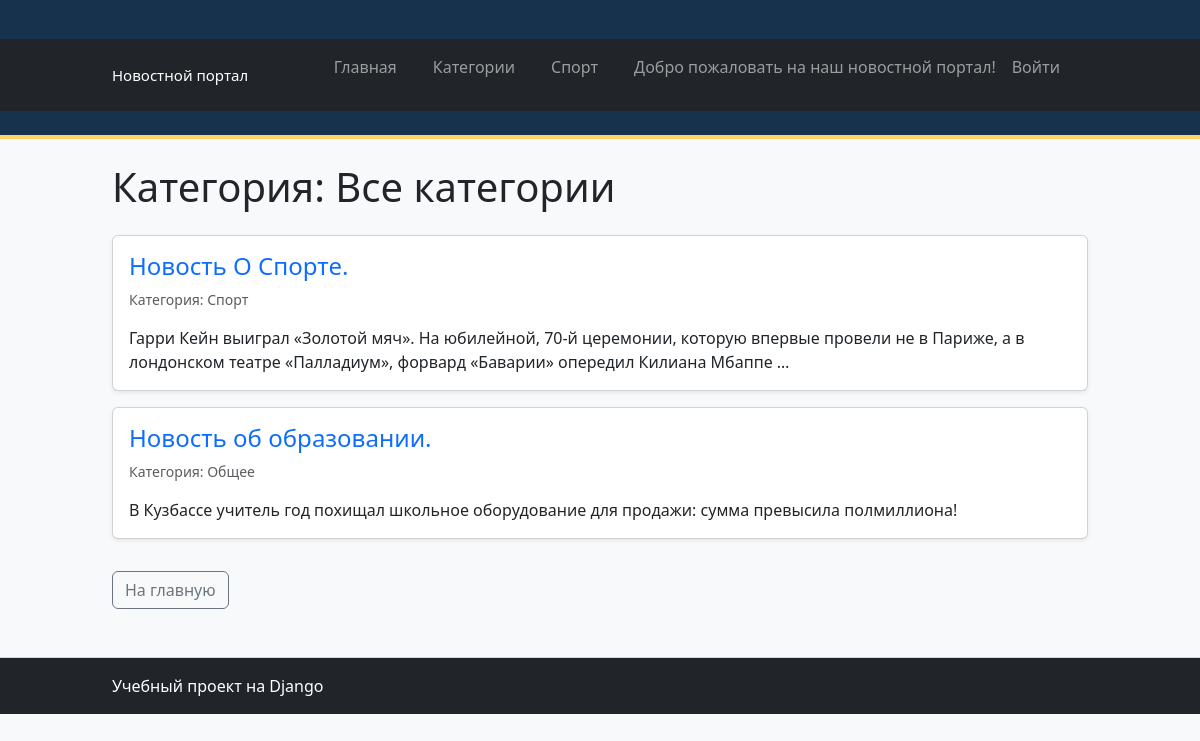
The app's page /category/, older data.
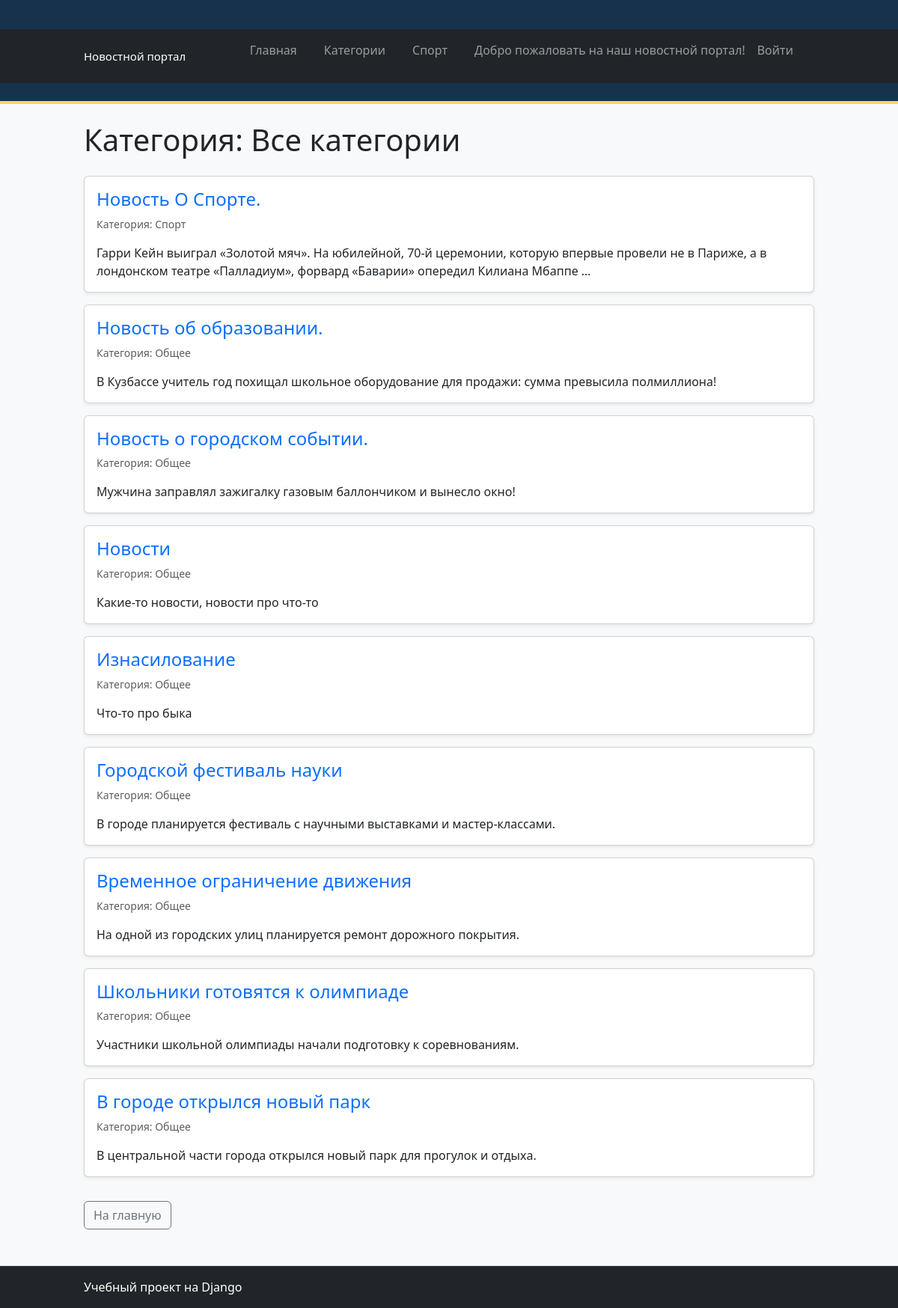
The same page, newer data.
### news/models.py (models this page shows, shortened)
class Article(models.Model):
    title = models.CharField(
        max_length=200,
        verbose_name="Заголовок",
    )
    content = models.TextField(
        verbose_name="Текст новости",
    )
    created_at = models.DateTimeField(
        auto_now_add=True,
        verbose_name="Дата создания",
    )
    is_published = models.BooleanField(
        default=False,
        verbose_name="Опубликована",
    )
    author = models.CharField(
        max_length=100,
        default="Редакция",
        verbose_name="Автор",
    )
    category = models.CharField(
        max_length=100,
        default="Общее",
        verbose_name="Категория",
    )
    image = models.ImageField(
        upload_to="articles/",
        blank=True,
        null=True,
        verbose_name="Изображение"
    )
    is_active = models.BooleanField(
        default=True,
        verbose_name="Активна"
    )

### news/views.py (the view)
# urls.py: path("category/", views.category, name="category"),
def category(request, category_name=None):
    if category_name is None:
        articles = Article.objects.filter(
            is_published=True
        ).order_by("-created_at")
        category_name = "Все категории"
    else:
        articles = Article.objects.filter(
            is_published=True,
            category__iexact=category_name,
        ).order_by("-created_at")
    context = {
        "articles": articles,
        "category_name": category_name,
    }
    return render(
        request,
        "news/category.html",
        context,
    )

### news/templates/news/category.html (shortened to what this page needs)
{% extends "news/base.html" %}
{% block content %}
<h1 class="mb-4">
    Категория: {{ category_name }}
</h1>
<div class="row">
    {% for article in articles %}
        <div class="col-12 mb-3">
            <div class="card shadow-sm">
                <div class="card-body">
                    <h2 class="h4 card-title">
                        <a
                            href="{% url 'article_detail' article_id=article.id %}"
                            class="text-decoration-none"
                        >
                            {{ article.title }}
                        </a>
                    </h2>
                    <p class="text-muted small">
                        Категория: {{ article.category }}
                    </p>
                    <p class="card-text">
                        {{ article.content|truncatewords:25 }}
                    </p>
                </div>
            </div>
        </div>
    {% empty %}
        <div class="col-12">
            <div class="alert alert-info">
                В этой категории пока нет опубликованных новостей.
            </div>
        </div>
    {% endfor %}
</div>
<a href="{% url 'home' %}" class="btn btn-outline-secondary mt-3">
    На главную
</a>
{% endblock %}

Row changes from the older to the newer data that the page shows:
now on this page (row edited): Article: title "Новость о городском событии.", category "Общее", content "Мужчина заправлял зажигалку газовым баллончиком и вынесло окно!"
now on this page (row edited): Article: title "Новости", category "Общее", content "Какие-то новости, новости про что-то"
now on this page (row edited): Article: title "Изнасилование", category "Общее", content "Что-то про быка"
now on this page (row edited): Article: title "Городской фестиваль науки", category "Общее", content "В городе планируется фестиваль с научными выставками и мастер-классами."
now on this page (row edited): Article: title "Временное ограничение движения", category "Общее", content "На одной из городских улиц планируется ремонт дорожного покрытия."
now on this page (row edited): Article: title "Школьники готовятся к олимпиаде", category "Общее", content "Участники школьной олимпиады начали подготовку к соревнованиям."
now on this page (row edited): Article: title "В городе открылся новый парк", category "Общее", content "В центральной части города открылся новый парк для прогулок и отдыха."
